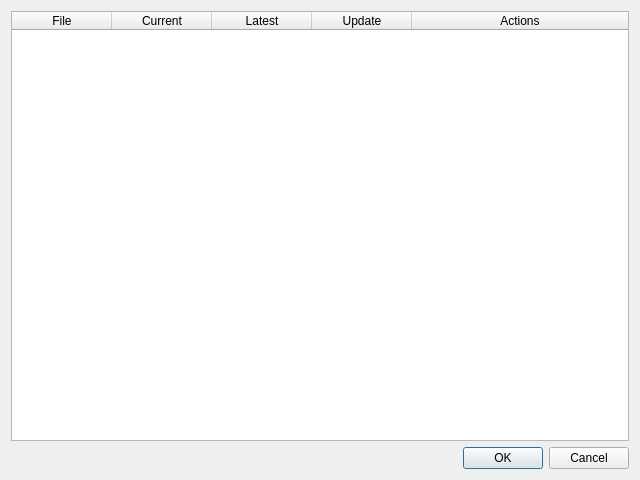
<?xml version="1.0" encoding="UTF-8"?>
<ui version="4.0">
 <class>UpversionDialog</class>
 <widget class="QDialog" name="UpversionDialog">
  <property name="geometry">
   <rect>
    <x>0</x>
    <y>0</y>
    <width>640</width>
    <height>480</height>
   </rect>
  </property>
  <property name="windowTitle">
   <string>Dialog</string>
  </property>
  <layout class="QVBoxLayout" name="verticalLayout">
   <item>
    <widget class="QTableWidget" name="nodes_table">
     <property name="frameShape">
      <enum>QFrame::StyledPanel</enum>
     </property>
     <property name="sizeAdjustPolicy">
      <enum>QAbstractScrollArea::AdjustIgnored</enum>
     </property>
     <property name="editTriggers">
      <set>QAbstractItemView::NoEditTriggers</set>
     </property>
     <attribute name="horizontalHeaderCascadingSectionResizes">
      <bool>false</bool>
     </attribute>
     <attribute name="horizontalHeaderStretchLastSection">
      <bool>true</bool>
     </attribute>
     <attribute name="verticalHeaderCascadingSectionResizes">
      <bool>false</bool>
     </attribute>
     <attribute name="verticalHeaderShowSortIndicator" stdset="0">
      <bool>false</bool>
     </attribute>
     <attribute name="verticalHeaderStretchLastSection">
      <bool>false</bool>
     </attribute>
     <column>
      <property name="text">
       <string>File</string>
      </property>
     </column>
     <column>
      <property name="text">
       <string>Current</string>
      </property>
     </column>
     <column>
      <property name="text">
       <string>Latest</string>
      </property>
     </column>
     <column>
      <property name="text">
       <string>Update</string>
      </property>
     </column>
     <column>
      <property name="text">
       <string>Actions</string>
      </property>
     </column>
    </widget>
   </item>
   <item>
    <widget class="QDialogButtonBox" name="buttonBox">
     <property name="orientation">
      <enum>Qt::Horizontal</enum>
     </property>
     <property name="standardButtons">
      <set>QDialogButtonBox::Cancel|QDialogButtonBox::Ok</set>
     </property>
    </widget>
   </item>
  </layout>
 </widget>
 <resources/>
 <connections>
  <connection>
   <sender>buttonBox</sender>
   <signal>accepted()</signal>
   <receiver>UpversionDialog</receiver>
   <slot>accept()</slot>
   <hints>
    <hint type="sourcelabel">
     <x>248</x>
     <y>254</y>
    </hint>
    <hint type="destinationlabel">
     <x>157</x>
     <y>274</y>
    </hint>
   </hints>
  </connection>
  <connection>
   <sender>buttonBox</sender>
   <signal>rejected()</signal>
   <receiver>UpversionDialog</receiver>
   <slot>reject()</slot>
   <hints>
    <hint type="sourcelabel">
     <x>316</x>
     <y>260</y>
    </hint>
    <hint type="destinationlabel">
     <x>286</x>
     <y>274</y>
    </hint>
   </hints>
  </connection>
 </connections>
</ui>
